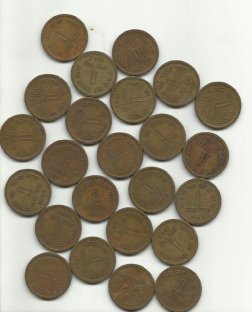
#> input picture resources/water_coins.jpg, 252 x 312 px, found by its file name
$ python watershed.py
#> lines starting #> are read from the running program, lines starting #| are printed output that depends on the picture; after the words box and inside, x2 and y2 are one past the last pixel; in counts of white or black regions, pixels touching at a corner belong together
import numpy as np
import cv2


if __name__ == '__main__':
    img = cv2.imread(r'.\resources\water_coins.jpg', cv2.IMREAD_COLOR)
#> img is the input picture: shape (312, 252, 3); mean B, G, R 136.3, 153.2, 161.4
    gray = cv2.cvtColor(img, cv2.COLOR_BGR2GRAY)
    # 图片二值化，物体为白色
    ret, imgBi = cv2.threshold(gray, 0, 255, cv2.THRESH_BINARY_INV + cv2.THRESH_OTSU)
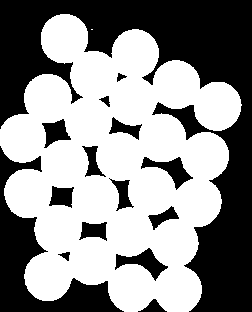
#> imgBi: shape (312, 252); 55.9% white; 15 black regions, largest, box (x1, y1, x2, y2) and area: (0, 0, 252, 312) 24925, (0, 146, 124, 312) 5653, (115, 248, 168, 281) 657
#> ret = 162
    cv2.imshow('Binarization', cv2.hconcat((img, cv2.cvtColor(imgBi, cv2.COLOR_GRAY2BGR))))

    # 开运算去除物体外的噪声
    kernel = cv2.getStructuringElement(cv2.MORPH_RECT, (3,3))
    opening = cv2.morphologyEx(imgBi, cv2.MORPH_OPEN, kernel, iterations=2)
#> opening: shape (312, 252); 55.9% white; 15 black regions, largest, box (x1, y1, x2, y2) and area: (0, 0, 252, 312) 24935, (0, 146, 124, 312) 5653, (115, 248, 168, 281) 657
    cv2.imshow('Openning', cv2.hconcat((imgBi, opening)))

    # 膨胀获取确定是背景的区域，为0处
    sure_bg = cv2.dilate(opening, kernel, iterations=3)
#> sure_bg: shape (312, 252); 66.1% white; 17 black regions (5 under 20 px), largest, box (x1, y1, x2, y2) and area: (0, 0, 252, 312) 21098, (0, 155, 116, 312) 4232, (175, 109, 199, 133) 203
    print('确定背景像素数目：', np.sum(sure_bg == 0))
#| 确定背景像素数目： 26616
    cv2.imshow('Sure Background', cv2.hconcat((sure_bg, cv2.bitwise_not(sure_bg))))

    # 距离变换获取确定是物体的区域
    dist_transform = cv2.distanceTransform(opening, cv2.DIST_L2, 5)
    dist = np.uint8(255 * dist_transform / dist_transform.max())
    ret, sure_fg = cv2.threshold(dist_transform, 0.7 * dist_transform.max(), 255, cv2.THRESH_BINARY)
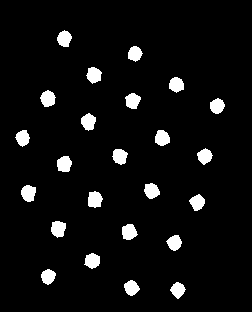
#> sure_fg: shape (312, 252) float32; 5.6% white; 24 white regions, largest, box (x1, y1, x2, y2) and area: (88, 191, 103, 208) 198, (21, 185, 36, 202) 196, (51, 221, 66, 238) 196
#> ret = 16.78
    sure_fg = np.uint8(sure_fg)
    cv2.imshow('Sure Foreground', cv2.hconcat((dist, sure_fg)))
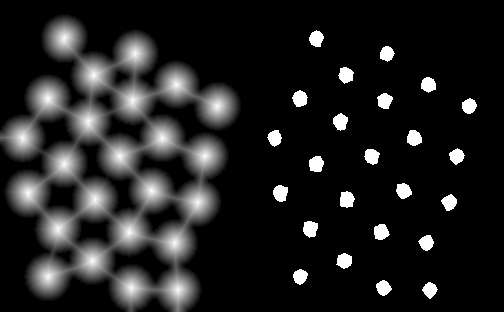
#> window 'Sure Foreground': shape (312, 504); min 0, max 255, mean 33.3

    # 确定是背景和确定是物体区域外为未知区域
    unknown = cv2.subtract(sure_bg, sure_fg)
    cv2.imshow('background foreground unknown', cv2.hconcat((sure_bg, sure_fg, unknown)))
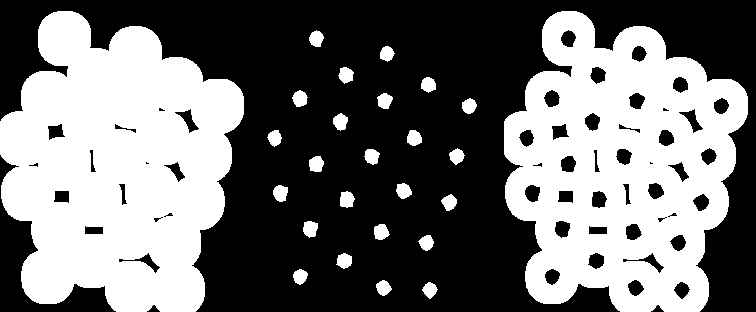
#> window 'background foreground unknown': shape (312, 756); 44.1% white; 26 white regions, largest, box (x1, y1, x2, y2) and area: (0, 11, 244, 312) 52008, (504, 11, 748, 312) 47613, (340, 191, 355, 208) 198

    # 对确定是物体的区域进行不同数字的标记
    ret, markers = cv2.connectedComponents(sure_fg)
#> markers: shape (312, 252) int32; 25 distinct labels, from 0 to 24
#> ret = 25
    print('总共物体区域数目：', markers.max())
#| 总共物体区域数目： 24
    # 不同区域物体使用不同颜色表示出来
    colors = np.int32(list(np.ndindex(2, 2, 2))) * 255
    # 构建调色板，第一个颜色为黑色，第二个为白色
    palette = np.array([[0, 0, 0], [255, 255, 255]], dtype=np.int32)
    for i in range(50):
        palette = np.concatenate([palette, colors[1:len(colors)-1]], axis=0)

    # 每个区域ID+1，使得背景区域标记为1
    markers = markers + 1
#> markers: shape (312, 252) int32; 25 distinct labels, from 1 to 25
    # 再把未知的区域标记回0
    markers[unknown == 255] = 0
#> markers: shape (312, 252) int32; 26 distinct labels, from 0 to 25
    markers_col = np.uint8(palette[markers])
    cv2.imshow('marker', markers_col)

    # 进行分水岭算法
    cv2.watershed(img, markers)
    print('分水岭计算后，最大值：{}；最小值：{}'.format(markers.max(), markers.min()))
#| 分水岭计算后，最大值：25；最小值：-1
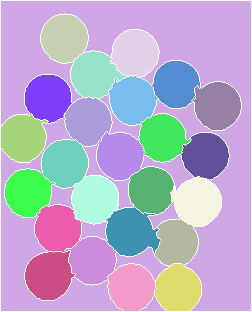
#> markers: shape (312, 252) int32; 26 distinct labels, from -1 to 25; one colour per label, 0 black, -1 white

    # 边缘为-1，加一处理，S结果中边缘为黑色
    markers = np.where(markers == -1, 0, markers)
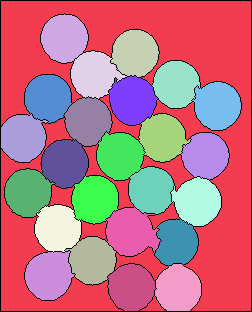
#> markers: shape (312, 252) int32; 26 distinct labels, from 0 to 25; one colour per label, 0 black
    markers_col = np.uint8(palette[markers])
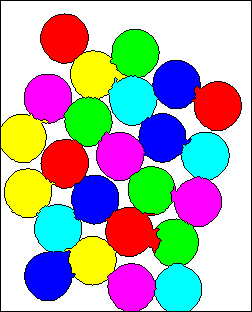
#> markers_col: shape (312, 252, 3); mean of channels 0, 1, 2 175.2, 173.7, 175.9; drawn as B, G, R
    cv2.imshow('water shed', markers_col)


    cv2.waitKey(0)
    cv2.destroyAllWindows()

# [44 lines of commented-out code are left out]

$ run again, with resources/Squirrel.jpg copied over resources/water_coins.jpg
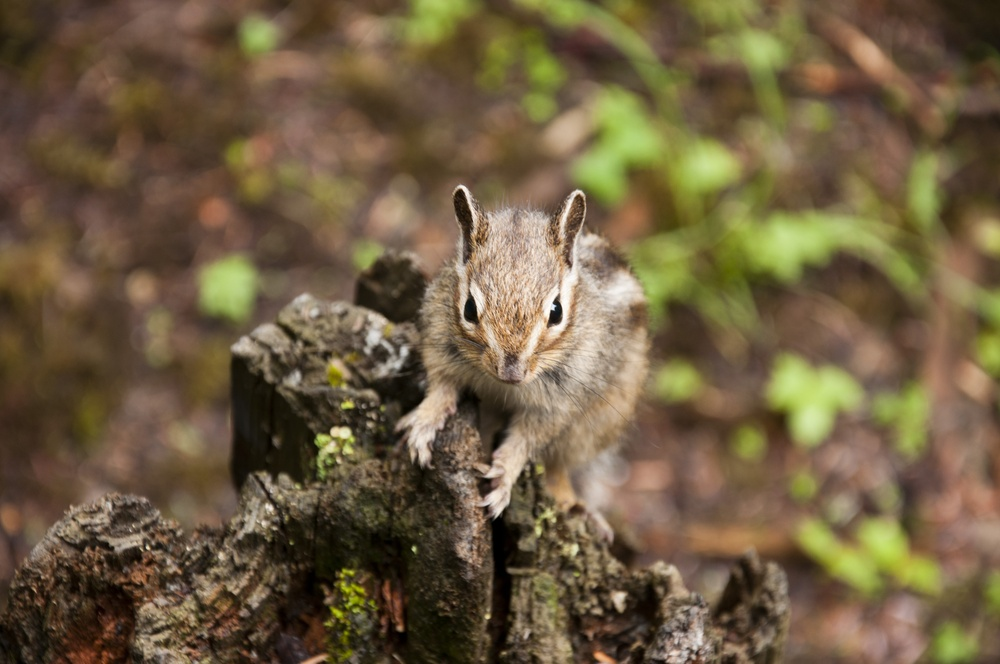
#> input picture resources/Squirrel.jpg, 1000 x 664 px, shrunk from 4288 x 2848 before the run, found by its file name
#> img is the input picture: shape (664, 1000, 3); mean B, G, R 65.7, 94, 111
#> `ret, imgBi = cv2.threshold(gray, 0, 255, cv2.THRESH_BINARY_INV + cv2.T..`:
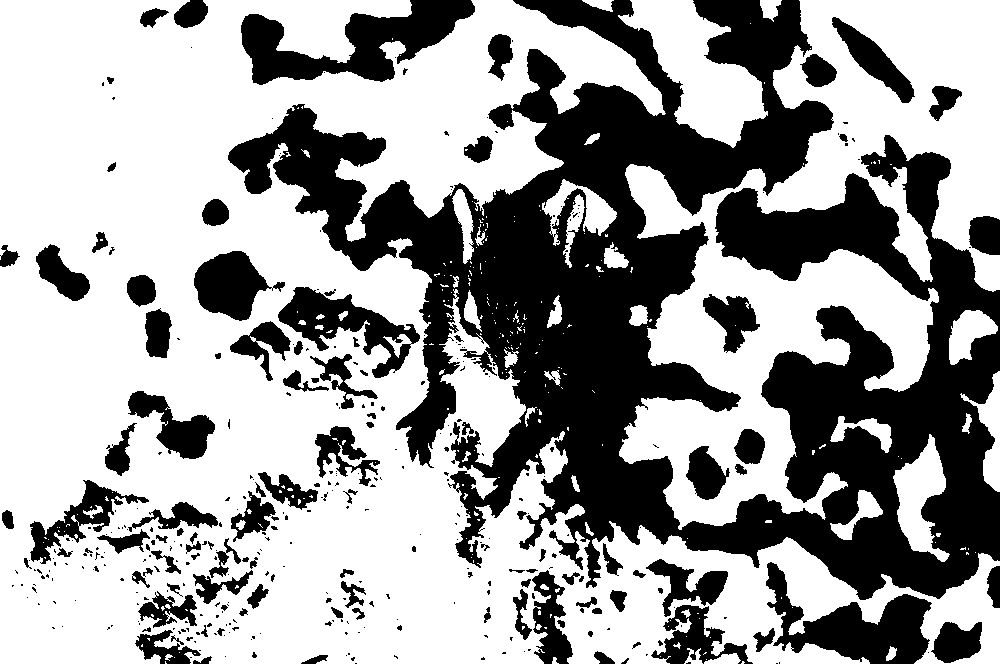
#> imgBi: shape (664, 1000); 62.5% white; 375 black regions (256 under 20 px), largest, box (x1, y1, x2, y2) and area: (228, 0, 1000, 600) 177897, (241, 0, 475, 85) 9027, (766, 562, 932, 664) 7263
#> `ret, imgBi = cv2.threshold(gray, 0, 255, cv2.THRESH_BINARY_INV + cv2.T..`: ret = 104
#> opening: shape (664, 1000); 60.8% white; 164 black regions (92 under 20 px), largest, box (x1, y1, x2, y2) and area: (228, 0, 1000, 664) 200320, (241, 0, 475, 85) 9128, (24, 480, 222, 574) 5453
#> sure_bg: shape (664, 1000); 72.1% white; 93 black regions (34 under 20 px), largest, box (x1, y1, x2, y2) and area: (232, 0, 1000, 597) 142645, (244, 0, 471, 81) 6634, (760, 598, 928, 664) 4661
#| 确定背景像素数目： 185519
#> `ret, sure_fg = cv2.threshold(dist_transform, 0.7 * dist_transform.max(..`: ret = 91.94
#> `ret, markers = cv2.connectedComponents(sure_fg)`: ret = 4
#| 总共物体区域数目： 3
#| 分水岭计算后，最大值：4；最小值：-1
#> `markers_col = np.uint8(palette[markers])`:
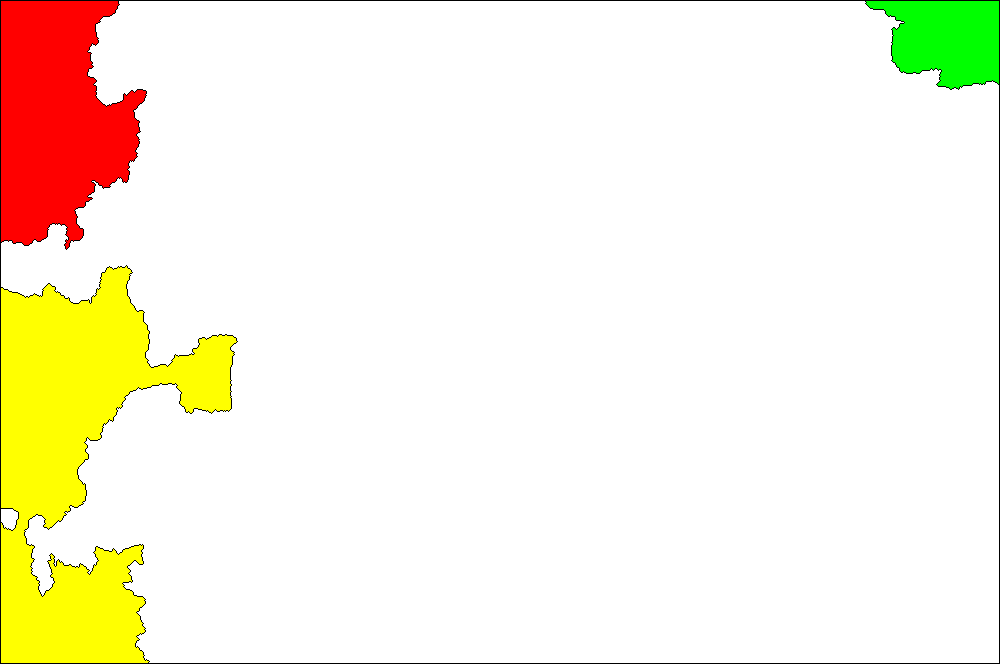
#> markers_col: shape (664, 1000, 3); mean of channels 0, 1, 2 222.9, 243.3, 249.7; drawn as B, G, R
